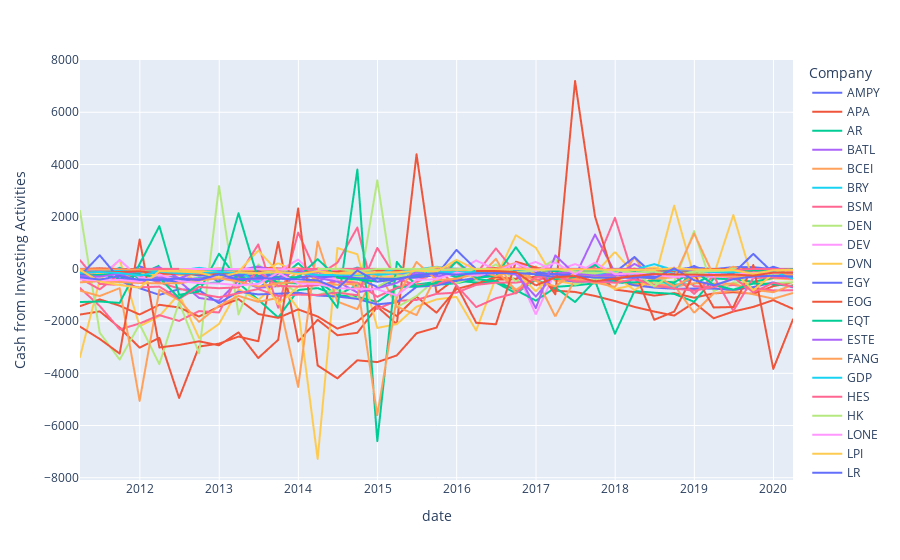

Notebook code for this chart:
### Code cell
fig = px.line(df_train, x=df_train.index, y="Cash from Investing Activities",color= 'Company')
fig.show()
